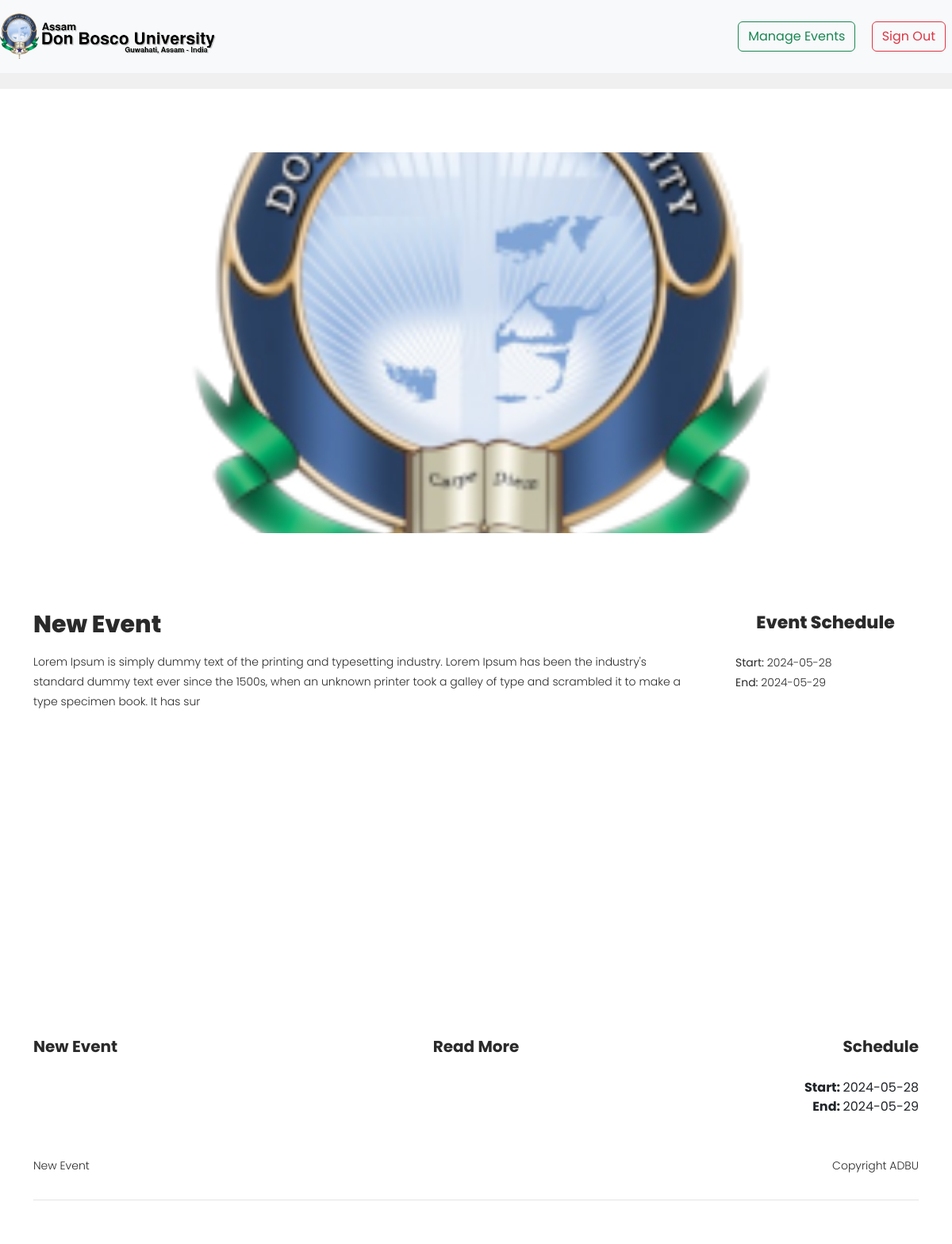
The page /event-info?id=3 (signed in) on the database its author committed.
### tables this page shows
CREATE TABLE `events` (
  `id` int(11) NOT NULL,
  `event_name` varchar(256) NOT NULL,
  `event_description` text NOT NULL,
  `one_day_event` int(11) NOT NULL,
  `public` int(11) NOT NULL,
  `logo` varchar(256) DEFAULT NULL,
  `created_by` int(11) NOT NULL,
  `created_on` date NOT NULL,
  `updated_on` date NOT NULL,
  `enrollment_details` int(11) NOT NULL,
  `enrollment` int(11) NOT NULL,
  `active` int(11) NOT NULL,
  `ended` int(11) NOT NULL DEFAULT 0,
  `need_enrollment` int(11) NOT NULL DEFAULT 1,
  `theme` int(11) NOT NULL DEFAULT 1,
  `dept_id` int(11) NOT NULL DEFAULT 0,
  `school_id` int(11) NOT NULL DEFAULT 0
);

CREATE TABLE `event_timings` (
  `id` int(11) NOT NULL,
  `event_id` int(11) NOT NULL,
  `one_day_event` int(11) NOT NULL,
  `start_date` date NOT NULL,
  `end_date` date NOT NULL,
  `start_time` time DEFAULT NULL,
  `end_time` time DEFAULT NULL
);

### app/controllers/PublicView.php (called while the page is built, shortened)
<?php
class PublicView extends Controller {
    private $default_public_directory = 'public/';
    public function event_info ($passed_data) {
        $event_id = $passed_data['id'];
        $curr_event = [];
        $events = $this->model('Events');
        $event = $events->fetch_where(" `id` = ? ", [$event_id])[0];
        $curr_event[ 'details' ] = $event;
        $curr_event['date'] = $this->model('EventTimings')->fetch_where(" `event_id` = ? ", [$event_id])[0];
        $awards = $this->model('Awards');
        $award = $awards->fetch_where(" `event_id` = ? ", [$event_id]);
        if ( count($award) > 0 ) {
            $curr_event['awards'] = $award;
        } else {
            $curr_event['awards'] = 0;
        }
        $images = $this->model('Images');
        $image = $images->fetch_where(" `event_id` = ? ", [$event_id]);
        if ( count($image) > 0 ) {
            $curr_event['images'] = $image;
        } else {
            $curr_event['images'] = 0;
        }
        $contacts = $this->model('Contact');
        $contact = $contacts->fetch_where(" `event_id` = ? ", [$event_id]);
        if ( count($contact) > 0 ) {
            $curr_event['contacts'] = $contact;
        } else {
            $curr_event['contacts'] = 0;
        }
        $pages = $this->model('Pages')->fetch_where(" `event_id` = ? ", [$event_id]);
        $curr_event['pages'] = $pages;
        $event_page = $this->default_public_directory . 'event_' . $event['theme'];
        $this->view($event_page, $curr_event);
    }
}

### system/classes/Route.php (called while the page is built, shortened)
<?php
class Route {
    private $handlers = array();
    public function run ():void {
        $uniform_resource_locator = filter_var($_SERVER['REQUEST_URI'], FILTER_SANITIZE_URL);
        $requestUri = parse_url($uniform_resource_locator);
        $requestPath = $requestUri['path'];
        $method = $_SERVER['REQUEST_METHOD'];
        foreach ($this->handlers as $handler) {
            if ($handler['path'] === $requestPath && $method === $handler['method']) {
                $callback = $handler['handler'];
                if(is_array($callback)) {
                    $callback_method_name = $callback[1];
                    $callbackParam = [array_merge($_GET, $_POST)];
                    $callback = [new $callback_controller, $callback_method_name];
                }
                else {
                    $callbackParam = [$controller, array_merge($_GET, $_POST)];
                }
            }
        }
        call_user_func_array($callback, $callbackParam);
    }
    private function addHandler (string $method, string $path, $handler, string $middleware) {
        $this->handlers[$method . $path] = [
            'path' => $path,
            'method' => $method,
            'handler' => $handler,
            'middleware' => $middleware,
        ];
        return $this;
    }
}

### app/setup/routes.php (called while the page is built)
<?php
$routes = new Route;
$routes->get('/', ['PublicView', 'home'], '');
$routes->get('/event-info', ['PublicView', 'event_info'], '');
$routes->get('/sign-in-user', ['PublicView', 'sign_in_user']);
$routes->get('/page', ['PublicView', 'page']);
$routes->get('/enroll', ['PublicView', 'enroll']);
$routes->get('/enrollment-certificate', ['PublicView', 'enrollment_certificate']);
$routes->get('/check-enrollment', ['PublicView', 'check_enrollment']);
$routes->get('/see-results', ['PublicView', 'see_results']);
$routes->get('/certificate', ['PublicView', 'see_certificate'], '');
$routes->get('/see-certificate', ['PublicView', 'see_certificate_form'], '');
$routes->get('/view-results', ['PublicView', 'see_result_with_id'], '');
$routes->get('/calender', ['PublicView', 'calender'], '');
$routes->get('/get-events', ['PublicAPIs', 'events'], '');
$routes->get('/get-schools', ['PublicAPIs', 'schools'], '');
$routes->get('/get-departments', ['PublicAPIs', 'departments'], '');
$routes->post('/get-events', ['PublicAPIs', 'get_events_for_home'], '');
$routes->post('/pay', ['Razorpay', 'pay'], '');
$routes->get('/manage-events', ['ManagementView', 'main'], 'user_authenticated');
$routes->get('/new-event', ['ManagementView', 'new_event'], 'user_authenticated');
$routes->get('/upload-images', ['ManagementView', 'upload_images'], 'user_authenticated');
$routes->get('/add-additional-pages', ['ManagementView', 'add_additional_pages'], 'user_authenticated');
$routes->get('/create-awards', ['ManagementView', 'create_awards'], 'user_authenticated');
$routes->get('/enrollment-details', ['ManagementView', 'enrollment_details'], 'user_authenticated');
$routes->get('/upload-logo', ['ManagementView', 'upload_logo'], 'user_authenticated');
$routes->get('/contact-details', ['ManagementView', 'contact_details'], 'user_authenticated');
$routes->get('/edit-event', ['ManagementView', 'edit_event'], 'user_authenticated');
$routes->get('/view-participants', ['ManagementView', 'view_participants'], 'user_authenticated');
$routes->get('/distribute-prizes', ['ManagementView', 'distribute_prizes'], 'user_authenticated');
$routes->get('/templates', ['ManagementView', 'templates'], 'user_authenticated');
$routes->post('/sign-in-user', ['Authenticator', 'verify_user'], '');
$routes->post('/enroll', ['ManagementAPIs', 'enroll'], '');
$routes->post('/see-results', ['PublicView', 'see_results_of_event'], '');
$routes->post('/new-event', ['ManagementAPIs', 'new_event'], 'user_authenticated');
$routes->post('/add-contact', ['ManagementAPIs', 'add_contact'], 'user_authenticated');
$routes->post('/add-award', ['ManagementAPIs', 'add_award'], 'user_authenticated');
$routes->post('/add-page', ['ManagementAPIs', 'add_page'], 'user_authenticated');
$routes->post('/add-enrollment-details', ['ManagementAPIs', 'add_enrollment_details'], 'user_authenticated');
$routes->post('/add-enrollment-type', ['ManagementAPIs', 'add_enrollment_types'], 'user_authenticated');
$routes->post('/add-enrollment-type', ['ManagementAPIs', 'add_enrollment_types'], 'user_authenticated');
$routes->post('/update-event-summary', ['ManagementAPIs', 'update_event_summary'], 'user_authenticated');
$routes->post('/distribute-prizes', ['ManagementAPIs', 'distribute_prizes_close_event'], 'user_authenticated');
$routes->get('/delete-image', ['ManagementAPIs', 'delete_image'], 'user_authenticated');
$routes->get('/delete-contact', ['ManagementAPIs', 'delete_contact'], 'user_authenticated');
$routes->get('/delete-award', ['ManagementAPIs', 'delete_award'], 'user_authenticated');
$routes->get('/event-to-private', ['ManagementAPIs', 'event_to_private'], 'user_authenticated');
$routes->get('/event-to-public', ['ManagementAPIs', 'event_to_public'], 'user_authenticated');
$routes->get('/delete-added-field', ['ManagementAPIs', 'delete_added_field'], 'user_authenticated');
$routes->get('/delete-enrollment-type', ['ManagementAPIs', 'delete_enrollment_type'], 'user_authenticated');
$routes->get('/start-enrollment', ['ManagementAPIs', 'start_enrollment'], 'user_authenticated');
$routes->get('/stop-enrollment', ['ManagementAPIs', 'stop_enrollment'], 'user_authenticated');
$routes->get('/delete-page', ['ManagementAPIs', 'delete_page'], 'user_authenticated');
$routes->get('/close-event', ['ManagementAPIs', 'close_event'], 'user_authenticated');
$routes->get('/change_to_theme_1', ['ManagementAPIs', 'change_template_to_1'], 'user_authenticated');
$routes->get('/change_to_theme_2', ['ManagementAPIs', 'change_template_to_2'], 'user_authenticated');
$routes->post('/upload-image', ['ManagementAPIs', 'upload_image'], 'user_authenticated');
$routes->post('/upload-logo', ['ManagementAPIs', 'upload_logo'], 'user_authenticated');
$routes->get('/sign-out-user', ['Authenticator', 'sign_out_user']);
$routes->run();

### public/index.php (called while the page is built, shortened)
<?php declare(strict_types=1);
include_once ("../app/setup/routes.php");

### system/classes/Model.php (called while the page is built, shortened)
<?php
class Model {
    private $host = HOST;
    private $user = USER;
    private $database = DATABASE;
    private $password = PASSWORD;
    public $con;
    public function __construct () {
        $host = $this->host;
        $user = $this->user;
        $db = $this->database;
        $pswd = $this->password;
        try{
            $this->con = new PDO('mysql:host='.$host.';dbname='.$db, $user, $pswd);
        } catch (PDOException $e) {
            showDBConnectionError($e);
        }
    }
    public function fetch_where($where_condition, $params = [], $type = PDO::FETCH_BOTH) {
        $qry = "SELECT * FROM `$this->table` WHERE " . $where_condition;
        $prepared = $this->con->prepare($qry);
        if ($prepared->execute($params)) {
            return $prepared->fetchAll($type);
        } else return false;
    }
}

### app/cache/public/event_2.php (the view, shortened to what this page needs)
<!DOCTYPE html>
<html lang="en">
<head>
    <link rel="stylesheet" href="https://cdn.jsdelivr.net/npm/bootstrap@5.3.2/dist/css/bootstrap.min.css">
    <link rel="stylesheet" href="css/font-awesome.css">
    <link rel="stylesheet" href="css/owl-carousel.css">
    <link rel="stylesheet" href="css/event_2.css">
</head>
<body>
    <?php include ('../app/views/' . '/components/header.php'); ?>
    <div class="pre-header">
    </div>
    <header class="header-area header-sticky">
        <div class="container">
            <div class="row">
                <div class="col-12">
                    <nav class="main-nav">
                    </nav>
                </div>
            </div>
        </div>
    </header>
    <div class="main-banner" style="background-image: url(<?php echo  $data['details']['logo'] ; ?>) !important;">
    </div>
    <div class="amazing-venues">
        <div class="container">
            <div class="row">
                <div class="col-lg-9">
                    <div class="left-content">
                        <h4> <?php echo  $data['details']['event_name'] ; ?> </h4>
                        <p>
                            <?php echo  $data['details']['event_description'] ; ?>
                        </p>
                    </div>
                </div>
                <div class="col-lg-3">
                    <div class="right-content">
                        <h5><i class="fa fa-map-marker"></i> Event Schedule</h5>
                        <span>
                            <?php if($data['details']['one_day_event'] == 1): ?>
                                <strong> ON: <?php echo  $data['date']['date_on'] ; ?></strong> <br>
                                <strong>Start: </strong> <?php echo  $data['date']['start_time'] ; ?> <br>
                                <strong>End:</strong> <?php echo  $data['date']['end_time'] ; ?>
                            <?php elseif($data['details']['one_day_event'] == 0): ?>
                                <strong>Start: </strong><?php echo  $data['date']['start_date'] ; ?> <br>
                                <strong>End: </strong><?php echo  $data['date']['end_date'] ; ?>
                            <?php endif; ?>
                        </span>
                    </div>
                </div>
            </div>
        </div>
    </div>
    <div class="venue-tickets">
        <div class="container-fluid">
            <div class="row">
                <div class="row mt-5">
                    <div class="col-lg-4  mx-auto">
                    </div>
                </div>
                <div class="row mt-5">
                    <div class="col-lg-4 mx-auto">
                    </div>
                </div>
                <div class="row mt-5">
                    <div class="col-lg-4 mx-auto">
                        <div class="col-12 mt-4">
                            <div class="row">
                                <div class="col-md-6 col-sm-12">
                                </div>
                            </div>
                        </div>
                    </div>
                </div>
            </div>
        </div>
    </div>
    <footer>
        <div class="container">
            <div class="row">
                <div class="col-lg-4">
                    <div class="address">
                        <h4> <?php echo  $data['details']['event_name'] ; ?> </h4>
                    </div>
                </div>
                <div class="col-lg-4">
                    <div class="links">
                        <h4>Read More</h4>
                    </div>
                </div>
                <div class="col-lg-4">
                    <div class="hours">
                        <h4>Schedule</h4>
                        <span>
                            <?php if($data['details']['one_day_event'] == 1): ?>
                                <strong> ON: <?php echo  $data['date']['date_on'] ; ?></strong> <br>
                                <strong>Start: </strong> <?php echo  $data['date']['start_time'] ; ?> <br>
                                <strong>End:</strong> <?php echo  $data['date']['end_time'] ; ?>
                            <?php elseif($data['details']['one_day_event'] == 0): ?>
                                <strong>Start: </strong><?php echo  $data['date']['start_date'] ; ?> <br>
                                <strong>End: </strong><?php echo  $data['date']['end_date'] ; ?>
                            <?php endif; ?>
                        </span>
                    </div>
                </div>
                <div class="col-lg-12">
                    <div class="under-footer">
                        <div class="row">
                            <div class="col-lg-6 col-sm-6">
                                <p><?php echo  $data['details']['event_name'] ; ?></p>
                            </div>
                            <div class="col-lg-6 col-sm-6">
                                <p class="copyright"> Copyright ADBU </p>
                            </div>
                        </div>
                    </div>
                </div>
                <div class="col-lg-12">
                    <div class="sub-footer">
                    </div>
                </div>
            </div>
        </div>
    </footer>
</body>
</html>

### rows shown on the page
events: logo (picture), event_name "New Event", event_description "Lorem Ipsum is simply dummy text of the printing and typesetting industry. Lorem Ipsum has been the industry's standard dummy text ever since the 1500s, when an unknown printer took a galley of type and scrambled it to make a type specimen book. It has sur"
event_timings: start_date "2024-05-28", end_date "2024-05-29"
